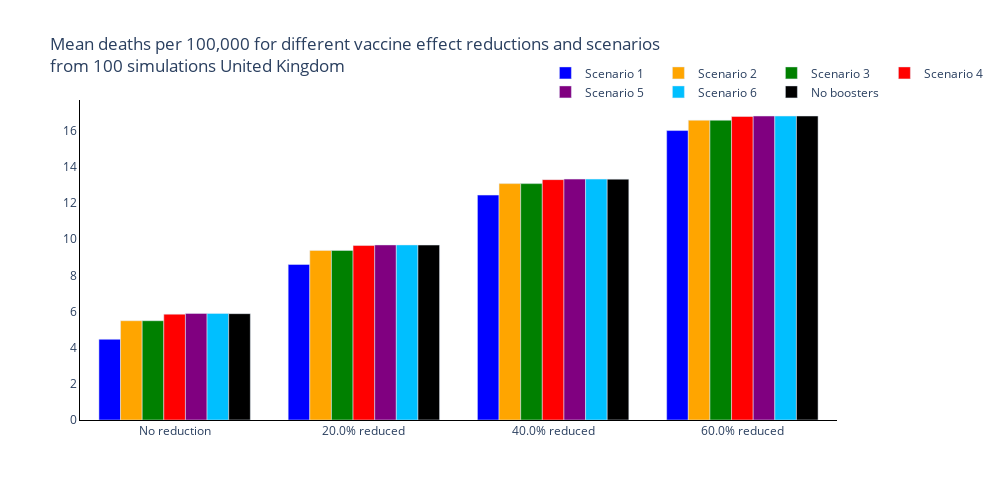
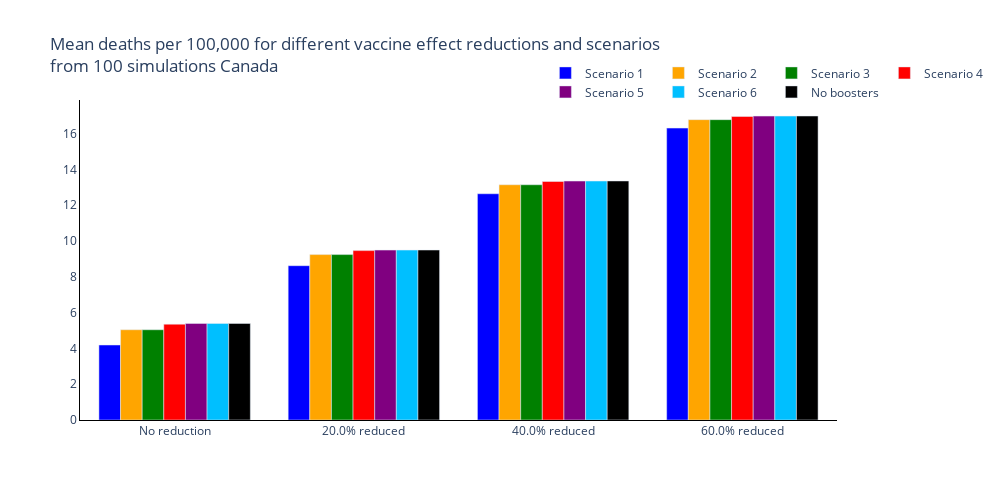
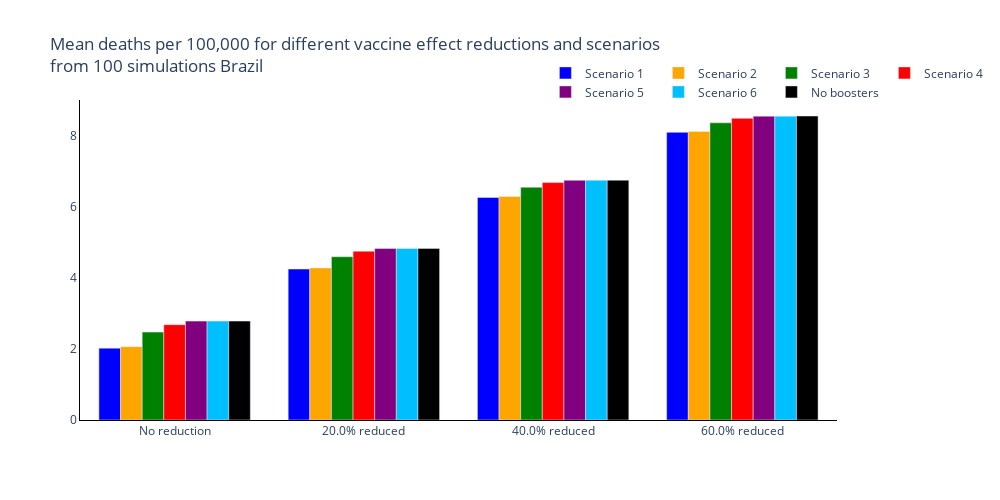
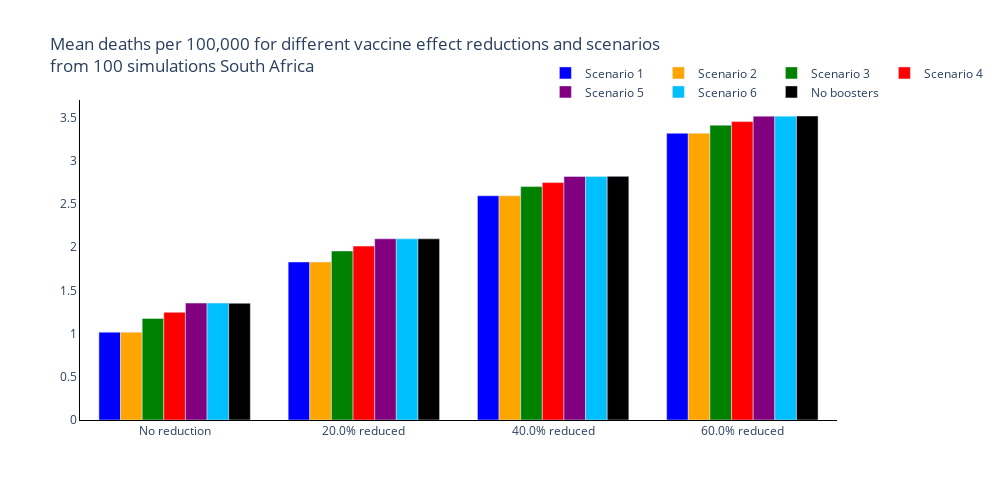

The cell these charts' notebook holds for them, in order:
### Markdown cell above
## Summary Figures
### Total Deaths

### Code cell
new_colours = ['blue', 'orange', 'green', 'red', 'purple', 'deepskyblue', 'black']

trace_name = ['Scenario {}'.format(s+1) for s, scenario in enumerate(scenario_names[:-1])] + [scenario_names[-1]]

for r, reg in enumerate(regions):
    fig = go.Figure()
    # Plot for each region
    for s, scenario in enumerate(scenario_names):
        fig.add_trace(
            go.Bar(
                y=[np.sum(total_new_deaths_mean[r][cv, ss, s, :]) for cv, change_vacc in enumerate(changes_vaccine) for ss, sero_scen in enumerate(seroprevalance_scenarios)],
                x=['{}<br>{}% reduced'.format(sero_scen, 100 * change_vacc) if change_vacc==0 else 'No reduction<br>{}% reduced'.format(100 * change_vacc) for cv, change_vacc in enumerate(changes_vaccine) for ss, sero_scen in enumerate(seroprevalance_scenarios)],
                name=trace_name[s],
                marker_color=new_colours[s]
            )
        )

    # Add axis labels
    fig.update_layout(
        boxmode='group',
        title='Mean deaths per 100,000 for different vaccine effect reductions and scenarios<br>from {} simulations {}'.format(len(regimes), reg),
        width=1000,
        height=500,
        plot_bgcolor='white',
        xaxis=dict(linecolor='black'),
        yaxis=dict(linecolor='black'),
        hovermode='x unified',
        legend=dict(
                orientation="h",
                yanchor="bottom",
                y=0.98,
                xanchor="right",
                x=1.2
            )
        )

    fig.write_image('images/report4_variant_adapted_vaccine/Deaths per Scenario and Vaccine Type {}.pdf'.format(reg))
    fig.show()

### Figure 1 — Plotly figure (JSON) as saved in the notebook; plotly's stock layout.template omitted (floating-point values rounded to 4 significant figures)
{"data": [{"marker": {"color": "blue"}, "name": "Scenario 1", "type": "bar", "x": ["No reduction", "20.0% reduced", "40.0% reduced", "60.0% reduced"], "y": [4.462, 8.599, 12.44, 16.0]}, {"marker": {"color": "orange"}, "name": "Scenario 2", "type": "bar", "x": ["No reduction", "20.0% reduced", "40.0% reduced", "60.0% reduced"], "y": [5.489, 9.378, 13.07, 16.58]}, {"marker": {"color": "green"}, "name": "Scenario 3", "type": "bar", "x": ["No reduction", "20.0% reduced", "40.0% reduced", "60.0% reduced"], "y": [5.489, 9.378, 13.07, 16.58]}, {"marker": {"color": "red"}, "name": "Scenario 4", "type": "bar", "x": ["No reduction", "20.0% reduced", "40.0% reduced", "60.0% reduced"], "y": [5.853, 9.647, 13.29, 16.78]}, {"marker": {"color": "purple"}, "name": "Scenario 5", "type": "bar", "x": ["No reduction", "20.0% reduced", "40.0% reduced", "60.0% reduced"], "y": [5.894, 9.68, 13.32, 16.81]}, {"marker": {"color": "deepskyblue"}, "name": "Scenario 6", "type": "bar", "x": ["No reduction", "20.0% reduced", "40.0% reduced", "60.0% reduced"], "y": [5.894, 9.68, 13.32, 16.81]}, {"marker": {"color": "black"}, "name": "No boosters", "type": "bar", "x": ["No reduction", "20.0% reduced", "40.0% reduced", "60.0% reduced"], "y": [5.88, 9.674, 13.32, 16.81]}], "layout": {"boxmode": "group", "height": 500, "hovermode": "x unified", "legend": {"orientation": "h", "x": 1.2, "xanchor": "right", "y": 0.98, "yanchor": "bottom"}, "plot_bgcolor": "white", "title": {"text": "Mean deaths per 100,000 for different vaccine effect reductions and scenarios<br>from 100 simulations United Kingdom"}, "width": 1000, "xaxis": {"linecolor": "black"}, "yaxis": {"linecolor": "black"}}}

### Figure 2 — Plotly figure (JSON) as saved in the notebook; plotly's stock layout.template omitted (floating-point values rounded to 4 significant figures)
{"data": [{"marker": {"color": "blue"}, "name": "Scenario 1", "type": "bar", "x": ["No reduction", "20.0% reduced", "40.0% reduced", "60.0% reduced"], "y": [4.189, 8.621, 12.64, 16.31]}, {"marker": {"color": "orange"}, "name": "Scenario 2", "type": "bar", "x": ["No reduction", "20.0% reduced", "40.0% reduced", "60.0% reduced"], "y": [5.042, 9.241, 13.14, 16.78]}, {"marker": {"color": "green"}, "name": "Scenario 3", "type": "bar", "x": ["No reduction", "20.0% reduced", "40.0% reduced", "60.0% reduced"], "y": [5.042, 9.241, 13.14, 16.78]}, {"marker": {"color": "red"}, "name": "Scenario 4", "type": "bar", "x": ["No reduction", "20.0% reduced", "40.0% reduced", "60.0% reduced"], "y": [5.353, 9.463, 13.32, 16.96]}, {"marker": {"color": "purple"}, "name": "Scenario 5", "type": "bar", "x": ["No reduction", "20.0% reduced", "40.0% reduced", "60.0% reduced"], "y": [5.393, 9.493, 13.35, 16.98]}, {"marker": {"color": "deepskyblue"}, "name": "Scenario 6", "type": "bar", "x": ["No reduction", "20.0% reduced", "40.0% reduced", "60.0% reduced"], "y": [5.393, 9.493, 13.35, 16.98]}, {"marker": {"color": "black"}, "name": "No boosters", "type": "bar", "x": ["No reduction", "20.0% reduced", "40.0% reduced", "60.0% reduced"], "y": [5.392, 9.495, 13.35, 16.98]}], "layout": {"boxmode": "group", "height": 500, "hovermode": "x unified", "legend": {"orientation": "h", "x": 1.2, "xanchor": "right", "y": 0.98, "yanchor": "bottom"}, "plot_bgcolor": "white", "title": {"text": "Mean deaths per 100,000 for different vaccine effect reductions and scenarios<br>from 100 simulations Canada"}, "width": 1000, "xaxis": {"linecolor": "black"}, "yaxis": {"linecolor": "black"}}}

### Figure 3 — Plotly figure (JSON) as saved in the notebook; plotly's stock layout.template omitted (floating-point values rounded to 4 significant figures)
{"data": [{"marker": {"color": "blue"}, "name": "Scenario 1", "type": "bar", "x": ["No reduction", "20.0% reduced", "40.0% reduced", "60.0% reduced"], "y": [2.025, 4.253, 6.269, 8.105]}, {"marker": {"color": "orange"}, "name": "Scenario 2", "type": "bar", "x": ["No reduction", "20.0% reduced", "40.0% reduced", "60.0% reduced"], "y": [2.065, 4.284, 6.295, 8.129]}, {"marker": {"color": "green"}, "name": "Scenario 3", "type": "bar", "x": ["No reduction", "20.0% reduced", "40.0% reduced", "60.0% reduced"], "y": [2.476, 4.599, 6.558, 8.374]}, {"marker": {"color": "red"}, "name": "Scenario 4", "type": "bar", "x": ["No reduction", "20.0% reduced", "40.0% reduced", "60.0% reduced"], "y": [2.686, 4.756, 6.689, 8.5]}, {"marker": {"color": "purple"}, "name": "Scenario 5", "type": "bar", "x": ["No reduction", "20.0% reduced", "40.0% reduced", "60.0% reduced"], "y": [2.786, 4.831, 6.753, 8.561]}, {"marker": {"color": "deepskyblue"}, "name": "Scenario 6", "type": "bar", "x": ["No reduction", "20.0% reduced", "40.0% reduced", "60.0% reduced"], "y": [2.786, 4.831, 6.753, 8.561]}, {"marker": {"color": "black"}, "name": "No boosters", "type": "bar", "x": ["No reduction", "20.0% reduced", "40.0% reduced", "60.0% reduced"], "y": [2.787, 4.834, 6.757, 8.565]}], "layout": {"boxmode": "group", "height": 500, "hovermode": "x unified", "legend": {"orientation": "h", "x": 1.2, "xanchor": "right", "y": 0.98, "yanchor": "bottom"}, "plot_bgcolor": "white", "title": {"text": "Mean deaths per 100,000 for different vaccine effect reductions and scenarios<br>from 100 simulations Brazil"}, "width": 1000, "xaxis": {"linecolor": "black"}, "yaxis": {"linecolor": "black"}}}

### Figure 4 — Plotly figure (JSON) as saved in the notebook; plotly's stock layout.template omitted (floating-point values rounded to 4 significant figures)
{"data": [{"marker": {"color": "blue"}, "name": "Scenario 1", "type": "bar", "x": ["No reduction", "20.0% reduced", "40.0% reduced", "60.0% reduced"], "y": [1.016, 1.827, 2.593, 3.316]}, {"marker": {"color": "orange"}, "name": "Scenario 2", "type": "bar", "x": ["No reduction", "20.0% reduced", "40.0% reduced", "60.0% reduced"], "y": [1.016, 1.827, 2.593, 3.316]}, {"marker": {"color": "green"}, "name": "Scenario 3", "type": "bar", "x": ["No reduction", "20.0% reduced", "40.0% reduced", "60.0% reduced"], "y": [1.174, 1.955, 2.699, 3.409]}, {"marker": {"color": "red"}, "name": "Scenario 4", "type": "bar", "x": ["No reduction", "20.0% reduced", "40.0% reduced", "60.0% reduced"], "y": [1.246, 2.011, 2.746, 3.451]}, {"marker": {"color": "purple"}, "name": "Scenario 5", "type": "bar", "x": ["No reduction", "20.0% reduced", "40.0% reduced", "60.0% reduced"], "y": [1.352, 2.095, 2.816, 3.514]}, {"marker": {"color": "deepskyblue"}, "name": "Scenario 6", "type": "bar", "x": ["No reduction", "20.0% reduced", "40.0% reduced", "60.0% reduced"], "y": [1.352, 2.095, 2.816, 3.514]}, {"marker": {"color": "black"}, "name": "No boosters", "type": "bar", "x": ["No reduction", "20.0% reduced", "40.0% reduced", "60.0% reduced"], "y": [1.35, 2.095, 2.818, 3.516]}], "layout": {"boxmode": "group", "height": 500, "hovermode": "x unified", "legend": {"orientation": "h", "x": 1.2, "xanchor": "right", "y": 0.98, "yanchor": "bottom"}, "plot_bgcolor": "white", "title": {"text": "Mean deaths per 100,000 for different vaccine effect reductions and scenarios<br>from 100 simulations South Africa"}, "width": 1000, "xaxis": {"linecolor": "black"}, "yaxis": {"linecolor": "black"}}}
